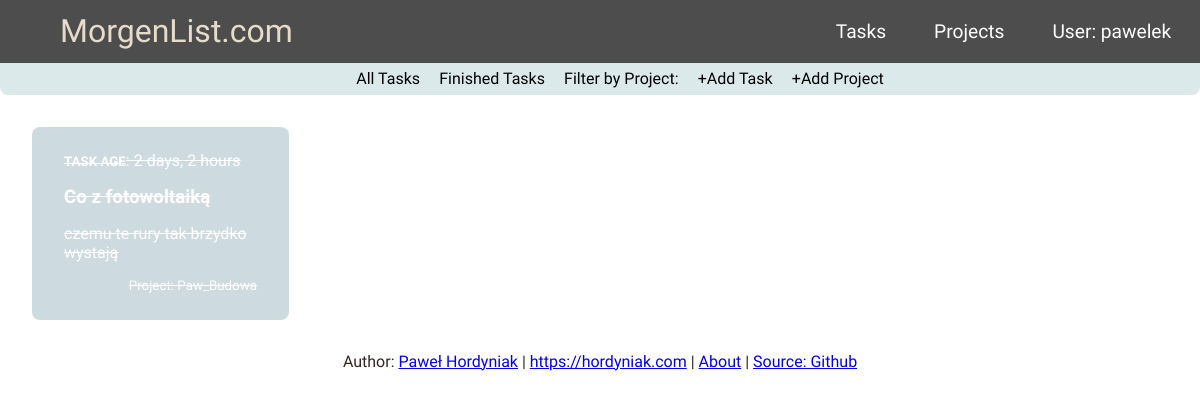
Page /task_done/ (signed in) on the committed database.
### tasktrack/models.py (models this page shows, shortened)
class Task(models.Model):
    author = models.ForeignKey('auth.User', on_delete=models.CASCADE)
    project = models.ForeignKey('tasktrack.Project', related_name='Tasks', null=True, on_delete=models.CASCADE)
    title = models.CharField(max_length=200, unique=True)
    updated_on = models.DateTimeField(auto_now = True)
    description = models.TextField()
    created_on = DateTimeField(auto_now_add=True)
    status = models.IntegerField(choices=STATUS, default = 0)
    class Meta:
        ordering = ['created_on']
    def is_week_old(self):
        return (timezone.now() - self.created_on).days > 5

class Project(models.Model):
    owner = models.ForeignKey('auth.User', on_delete=models.CASCADE)
    title = models.CharField(max_length=24, unique=True)
    status = models.IntegerField(choices=STATUS, default = 0)
    def __str__(self) -> str:
        return self.title

### tasktrack/views.py (the view)
# urls.py: path('task_done/', views.TaskListDone.as_view(), name='task_done'),
class TaskListDone(LoginRequiredMixin, generic.ListView):
    login_url = '/login/'
    model = Task
    context_object_name = 'task_list'
    template_name = "task_list.html"
    def get_context_data(self, **kwargs):
        context = super().get_context_data(**kwargs)
        context['task_list'] = context['task_list'].filter(author=self.request.user)
        context['task_list'] = context['task_list'].filter(status=1).order_by('created_on')
        context['projects'] = Project.objects.filter(owner=self.request.user)
        return context

### tasktrack/templates/task_list.html (shortened to what this page needs)
{% extends "base.html" %}
{% block content %}
<nav class="sub-navbar">
    <ul class="nav-links">
        <li class="sub-nav-link"><a href="{% url 'task_list' %}">All Tasks</a></li>
        <li class="sub-nav-link"><a href="{% url 'task_done' %}">Finished Tasks</a></li>
        <li class="sub-nav-link"> <div class="dropdown">
            <a href='#' class="drop-btn">Filter by Project:</a>
          </div> </li>
          <li class="sub-nav-link"><a href="{% url 'create_task' %}">+Add Task</a></li>
          <li class="sub-nav-link"><a href="{% url 'create_project' %}">+Add Project</a></li>
    </ul>
</nav>
<div class='taskfield'>
{% if project %}
    {% for task in project.Tasks.all %}
        {% if task.status == 0 %}
            {% if task.is_week_old %}
                <div class="task old">
            {% else %}
                <div class="task">
            {% endif %}
                <a href="{% url 'edit_task' pk=task.pk %}">
                <div class="container">
                    <p><b id='font_small'>TASK AGE</b>: {{ task.created_on|timesince }}</p>
                    <h3 class = "title">{{ task.title }}</h3>
                    <p>{{ task.description }}<br>
                        <div id="font_small" class='right_al'>Project: {{ task.project }}</div><br>
                </div> </a>
            </div>
        {% endif %}
    {% empty %}
    <p>List is empty</p>
    {% endfor %}
{% else %}
    {% for task in task_list %}
        {% if task.is_week_old and not task.status == 1 %}
            <div class = "task old">
        {% else %}
            {% if task.status == 0 %}
                <div class="task">
            {% else %}
                <div class="task-finished">
            {% endif %}
        {% endif %}
            <a href="{% url 'edit_task' pk=task.pk %}">
            <div class="container">
                <p><b id='font_small'>TASK AGE</b>: {{ task.created_on|timesince }}</p>
                <h3 class = "title">{{ task.title }}</h3>
                <p>{{ task.description }}<br>
                <div id="font_small" class='right_al'>Project: {{ task.project }}</div><br>
            </div> </a>
        </div>
    {% empty %}
    <p>List is empty</p>
    {% endfor %}
{% endif %}
</div>
{% endblock %}

### tasktrack/templates/base.html (shortened to what this page needs)
<!DOCTYPE html>
{% load static %}
<html lang="en">
<head>
    <link rel="stylesheet" href="{% static 'css/base.css' %}">
</head>
<body>
    <nav class="MyNavbar">
        <a href="{% url 'task_list' %}" class="site-logo">MorgenList.com</a>
        <ul class="nav-links">
            {% if request.user.is_authenticated %}
                <li class='nav-item'><a href="{% url 'task_list' %}">Tasks</a></li>
                <li class='nav-item'><a href="{% url 'project_list' %}">Projects</a></li>
                <li class='nav-item'><a href="{% url 'logout' %}">User: {{ request.user }}</a></li>
            {% else %}
                <li class='nav-item'><a href="{% url 'user_login' %}">Login</a></li>
            {% endif %}
        </ul>
    </nav>
    {% block content %}{% endblock content %}
    <p class="footer">Author: <a href="mailto:hordyniak@gmail.com">Paweł Hordyniak</a> | <a href="https://hordyniak.com">https://hordyniak.com</a> | <a href="{% url 'about' %}">About</a> | <a href="https://github.com/Pawel-9215/TaskManager">Source: Github</a></p>
</body>
</html>

### tasktrack/static/css/base.css (style rules this page uses)
body { margin: 0; font-family: 'Barlow Semi Condensed', sans-serif; color: rgb(53, 36, 36); background-color: rgb(255, 255, 255); }
.right_al { text-align: right; }
.taskfield { margin: 1em; display: flex; flex-wrap: wrap; justify-content: flex-start; }
.site-logo { font-family: 'Odibee Sans', cursive; text-decoration: none; font-size:xx-large; color: #E6DCC9; margin: 0; padding: 0em; margin-left: 5%; }
#font_small { font-size: smaller; }
.task-finished { box-shadow: none; transition: 0.1s; min-width: 22%; max-width: 22%; border-radius: 0.5em; background-color: #CDDAE0; margin: 1em; display: inline-block; }
.task-finished a:link { color: rgb(255, 255, 255); text-decoration:line-through; }
.container { padding: 0.5em 2em; text-decoration: none; }
.container h3 { padding: 0em; margin: 0em; }
.footer { text-align: center; }
ul { list-style-type: none; }
.nav-item a { display: inline-block; padding: 0.2em 1em; margin-right: 0.5em; text-decoration: none; color: #FDFDFD; font-size: larger; border-radius: 0.3em; }
.sub-nav-link a { display: inline-block; padding: 0.2em 0.4em; margin: 0em 0.2em; text-decoration: none; color: #000000; border-radius: 0.2em; }
.MyNavbar { display: flex; justify-content: space-between; background-color: #4D4D4D; align-items: center; transition: 50ms; height: 2.8em; }
.dropdown { position: relative; display: inline-block; }
.sub-navbar { border-bottom-left-radius: 0.5em; border-bottom-right-radius: 0.5em; display: flex; justify-content: center; background-color: #DBE9EA; align-items: center; height: 2em; }
.nav-links { display: flex; }
@media all and (max-width: 1200px) { .MyNavbar { flex-wrap: wrap; height: auto; } }

### rows in the picture
Task: created_on "2 days, 2 hours", title "Co z fotowoltaiką", description "czemu te rury tak brzydko wystają", project "Paw_Budowa"

### other values in the picture
{{ request.user }} "pawelek"
